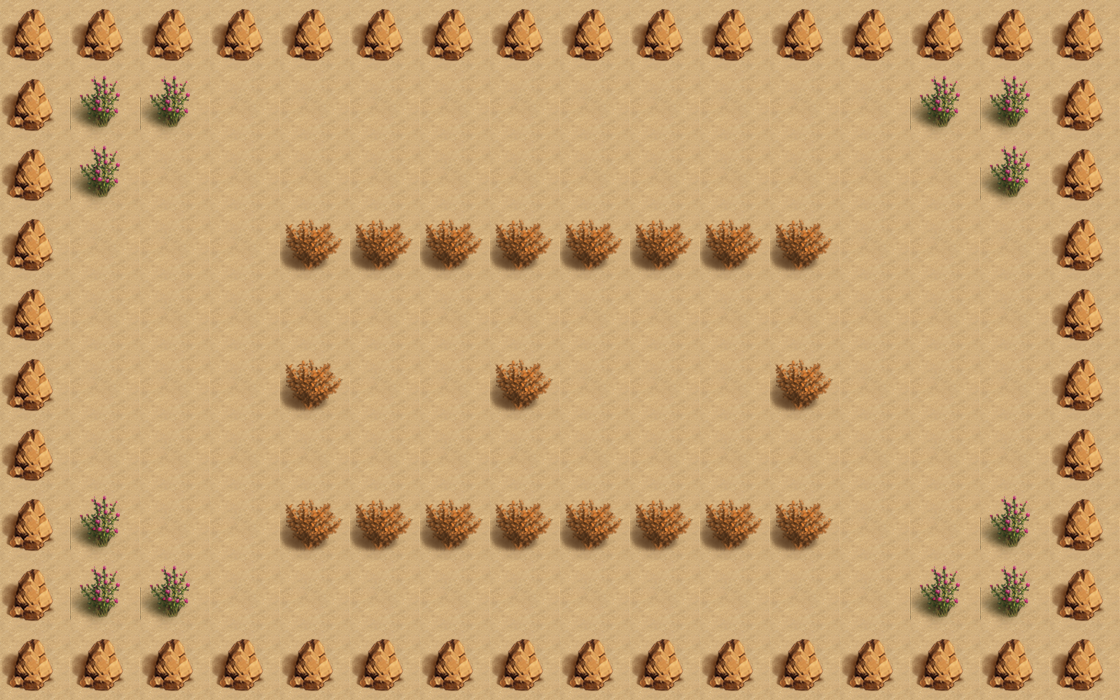

The image is a tile-based game level rendered from a .tmx file. Its description and source (layers, tilesets, objects; grid data summarised) follow:
An orthogonal 16x10 tile map with 70x70 px tiles, 2 tile layers (bgLayer, walkLayer) and 11 objects (2x monster_0, player, box_1, box_2, box_3, ...).

<map version="1.0" orientation="orthogonal" renderorder="right-down" width="16" height="10" tilewidth="70" tileheight="70" nextobjectid="14">
 <tileset firstgid="1" name="map" tilewidth="70" tileheight="70" tilecount="4">
  <image source="map.png" width="140" height="140" />
 </tileset>
 <layer name="bgLayer" width="16" height="10">
  <data>[160 cells, 160 non-empty, 1 distinct tile ids]</data>
 </layer>
 <layer name="walkLayer" width="16" height="10">
  <data>[160 cells, 79 non-empty, 3 distinct tile ids]</data>
 </layer>
 <objectgroup name="object0">
  <object id="1" name="player" x="210" y="280" width="70" height="70">
   <properties>
    <property name="hp" value="350" />
   </properties>
  </object>
 </objectgroup>
 <objectgroup name="object2">
  <object id="2" name="box_1" x="350" y="420" width="70" height="70" />
  <object id="3" name="box_2" x="490" y="420" width="70" height="70" />
  <object id="4" name="box_3" x="630" y="420" width="70" height="70" />
 </objectgroup>
 <objectgroup name="object1">
  <object id="5" name="key" x="840" y="70" width="70" height="70" />
  <object id="6" name="exit" x="210" y="70" width="70" height="70" />
 </objectgroup>
 <objectgroup name="object3">
  <object id="7" name="trap_0" x="70" y="280" width="70" height="70" />
 </objectgroup>
 <objectgroup name="object4">
  <object id="12" name="monster_0" x="280" y="560" width="70" height="70">
   <properties>
    <property name="dirX" value="1" />
    <property name="dirY" value="0" />
    <property name="path" value="monster_0.png" />
    <property name="reverse" value="-1" />
    <property name="speed" value="100" />
   </properties>
  </object>
  <object id="13" name="monster_0" x="280" y="140" width="70" height="70">
   <properties>
    <property name="dirX" value="1" />
    <property name="dirY" value="0" />
    <property name="path" value="monster_0.png" />
    <property name="reverse" value="-1" />
    <property name="speed" value="100" />
   </properties>
  </object>
 </objectgroup>
 <objectgroup name="object5">
  <object id="10" name="transfer0_0" x="490" y="70" width="70" height="70" />
  <object id="11" name="transfer1_0" x="420" y="350" width="70" height="70" />
 </objectgroup>
</map>
